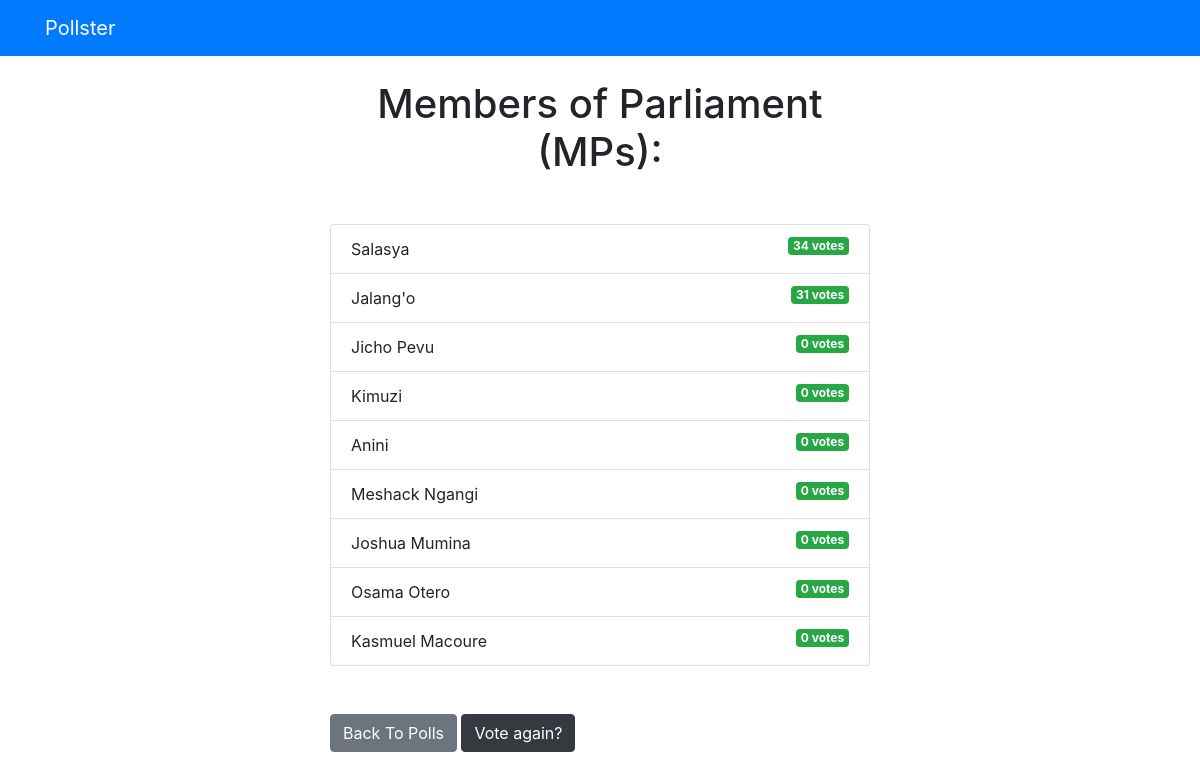
The app's page /polls/2/results/ with its own data.
### polls/models.py (models this page shows, shortened)
class Question(models.Model):
    question_text = models.CharField(max_length=200)
    pub_date = models.DateTimeField('date published')

class Choice(models.Model):
    question = models.ForeignKey(Question, on_delete=models.CASCADE)
    choice_text = models.CharField(max_length=200)
    votes = models.IntegerField(default=0)

### polls/views.py (the view)
# urls.py: path('<int:question_id>/results/', views.results, name='results'),
def results(request, question_id):
  question = get_object_or_404(Question, pk=question_id)
  return render(request, 'polls/results.html', { 'question': question })

### templates/polls/results.html (shortened to what this page needs)
{% extends 'base.html' %} {% block content %}
<h1 class="mb-5 text-center">{{ question.question_text }}</h1>
<ul class="list-group mb-5">
	{% for choice in question.choice_set.all %}
	<li class="list-group-item">
		{{ choice.choice_text }}
		<span class="badge badge-success float-right">{{ choice.votes }} vote{{ choice.votes | pluralize }}</span>
	</li>
	{% endfor %}
</ul>
<a class="btn btn-secondary" href="{% url 'polls:index' %}">Back To Polls</a>
<a class="btn btn-dark" href="{% url 'polls:detail' question.id %}"> Vote again? </a>
{% endblock %}

### records on screen
Question: question_text "Members of Parliament (MPs):"
Choice: choice_text "Salasya", votes "34", votes|pluralize "s"
Choice: choice_text "Jalang'o", votes "31", votes|pluralize "s"
Choice: choice_text "Jicho Pevu", votes "0", votes|pluralize "s"
Choice: choice_text "Kimuzi", votes "0", votes|pluralize "s"
Choice: choice_text "Anini", votes "0", votes|pluralize "s"
Choice: choice_text "Meshack Ngangi", votes "0", votes|pluralize "s"
Choice: choice_text "Joshua Mumina", votes "0", votes|pluralize "s"
Choice: choice_text "Osama Otero", votes "0", votes|pluralize "s"
Choice: choice_text "Kasmuel Macoure", votes "0", votes|pluralize "s"
